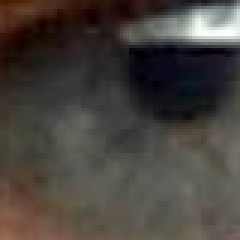
#> input picture 17-6-24/Project_Interface/public_faces_eyes_cut/eye_patch_0.png, 80 x 80 px (shown 3 times larger); its folder holds 4 pictures in this run
$ python ColorQuantizer.py
#> lines starting #> are read from the running program, lines starting #| are printed output that depends on the picture
import os
import cv2
import numpy as np
from sklearn.cluster import KMeans
import matplotlib.pyplot as plt
import math


# [116 lines left out: functions extract_eyes, load_face_images_to_matrix, quantize_colors, not called in this run]


def load_images(directory_path):
#> called with directory_path = './public_faces_eyes_cut'
    eyes = []
    for filename in os.listdir(directory_path):
        file_path = os.path.join(directory_path, filename)
        image = cv2.imread(file_path)
#> image is the input picture: shape (80, 80, 3); mean B, G, R 60.9, 66.1, 71.7
        eyes.append(image)
    return eyes


# [19 lines left out: function cut_and_save_around_centers, not called in this run]


def avg_image(eye_images):
    avrages = []
    for img in eye_images:
        # Convert the image to float32 for accurate calculations
        image_float = img.astype(np.float32)

        # Calculate the ABF for each channel
        abf_red = np.mean(image_float[:, :, 2])  # Red channel
        abf_green = np.mean(image_float[:, :, 1])  # Green channel
        abf_blue = np.mean(image_float[:, :, 0])  # Blue channel

        # Overall ABF is the average of ABF for each channel
        avrages.append([abf_red, abf_green, abf_blue])
#> this loop made 4 passes
#> pass 2, in avg_image, `image_float = img.astype(np.float32)`:
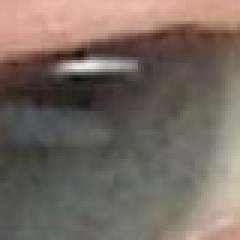
#> image_float: shape (80, 80, 3) float32 (shown 3 times larger); mean B, G, R 97.3, 105.9, 118.4
#> pass 3, in avg_image, `image_float = img.astype(np.float32)`:
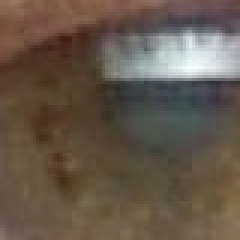
#> image_float: shape (80, 80, 3) float32 (shown 3 times larger); mean B, G, R 74.9, 87.8, 101.7
    return avrages


def quantize_colors(color_tuples, num_clusters):
    # Convert the list of tuples to a NumPy array
#> called with num_clusters = 3
    colors = np.array(color_tuples)

    # Reshape the array to have three columns (RGB values)
    colors_reshaped = colors.reshape(-1, 3)

    # Apply k-means clustering
    kmeans = KMeans(n_clusters=num_clusters)
    kmeans.fit(colors_reshaped)

    # Get the centroids of the clusters
    centroids = kmeans.cluster_centers_
    print("centroids: ", centroids)
    # Quantize the colors by replacing each original color with its nearest centroid
    quantized_colors = centroids[kmeans.labels_].astype(int)

    # Reshape the quantized colors array to match the original shape
    quantized_colors_reshaped = quantized_colors.reshape(colors.shape)

    return centroids, quantized_colors_reshaped


if __name__ == '__main__':
    # Specify the output directory
    input_directory = "./public_faces_eyes_cut"

    eye_images = load_images(input_directory)

    color_tuples = avg_image(eye_images)

    # Number of clusters (desired number of quantized colors)
    num_clusters = 3

    # Perform color quantization
    centroids, quantized_colors = quantize_colors(color_tuples, num_clusters)

    # Visualize the original and quantized colors on a color map
    fig, axes = plt.subplots(1, 2, figsize=(8, 4))

    # Original colors
    axes[0].scatter(*zip(*color_tuples), color=np.array(color_tuples) / 255)
    axes[0].set_title('Original Colors')

    # Quantized colors
    axes[1].scatter(*zip(*quantized_colors), color=np.array(quantized_colors) / 255)
    axes[1].set_title('Quantized Colors')

    plt.show()
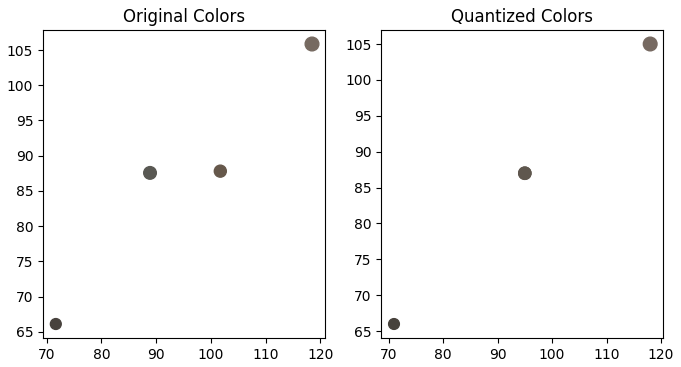
#> figure drawn by matplotlib, 2 panels

    counter = [0, 0, 0]
    for [red, green, blue] in color_tuples:
        distance_1 = math.sqrt((red - color_tuples[0][0]) ** 2 + (red - color_tuples[0][1]) ** 2 + (red - color_tuples[
            0][2]) ** 2)
        distance_2 = math.sqrt((red - color_tuples[1][0]) ** 2 + (red - color_tuples[1][1]) ** 2 + (red - color_tuples[
            1][2]) ** 2)
        distance_3 = math.sqrt((red - color_tuples[2][0]) ** 2 + (red - color_tuples[3][1]) ** 2 + (red - color_tuples[
            3][2]) ** 2)
        if distance_1 <= distance_2 and distance_1 <= distance_3:
            counter[0] += 1
        elif distance_2 < distance_3 and distance_2 <= distance_1:
            counter[1] += 1
        else:
            counter[2] += 1

    print(counter)
